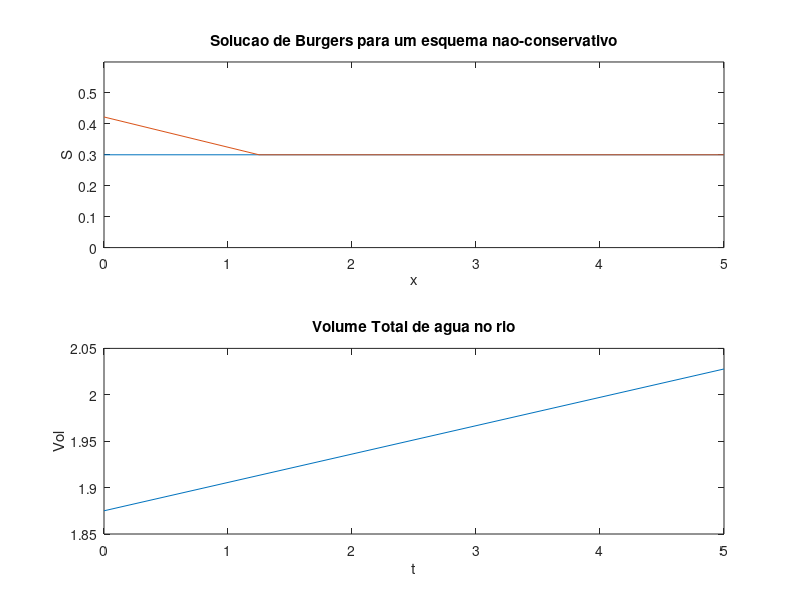

The MATLAB source for this figure:
L= 5; % Comprimento do Rio.
N = input ('Número de pontos ao longo do Rio? ');
dt = input ('dt? ');
tt = input ('Tempos a serem plotados? Escreva entre colchetes, ex: [3 4 8] ');
nt=size(tt,2)+1;
tt = [0 tt]; % Aqui estamos incluindo t=0 como o primeiro tempo plotado.
% Inicializacao:
dx = L/(N-1);
x= 0:dx:L; % Grade espacial
S = 0.3 *ones (size(x)); % Valores iniciais de S;
subplot(211)
%Plot para t=0
plot(x,S)
axis([0 L 0 0.6]);
hold on
c=0.5*dt/dx;
jt=1;
for it= 1:nt-1
% Loop entre os plots;
for  t=tt(it): dt:tt(it+1)
S(2:N)= S(2:N)-c*(S (2:N).^2-S(1:N-1).^2);
S(1)= 0.3 + 0.1*(t<7)*(1-cos (2*pi*t/7)); % dados a montante
ts(jt)=t;
Ssum(jt)=dx*sum (S); % Volume total de água no rio. 
jt=jt+1;
end

% Grafico para t=tt(it+1)
plot(x,S)
end
xlabel('x')
ylabel('S')
title('Solucao de Burgers para um esquema nao-conservativo')
hold off
subplot(212)
plot(ts, Ssum)
xlabel('t')
ylabel('Vol')
title('Volume Total de agua no rio')
